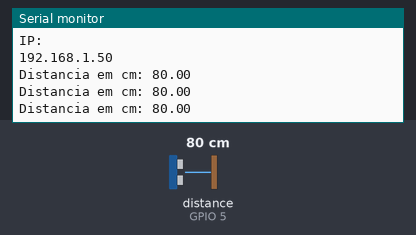
This sketch was run on a simulated ESP8266 (NodeMCU). On the bench: the last lines printed to the serial monitor. The inputs (shaded band) are chosen by the test bench; at power-on: distance to the obstacle (sensor on GPIO 5) 80 cm. The echo pulse lasts 58.3 µs per cm; WiFi joins after 1.5 s; servers stay silent unless stated; the ROS host is connected and sends only what is stated.

Above: at 2.7 s.
2.8 s: distance to the obstacle (sensor on GPIO 5) set to 2 cm
At 3.4 s:
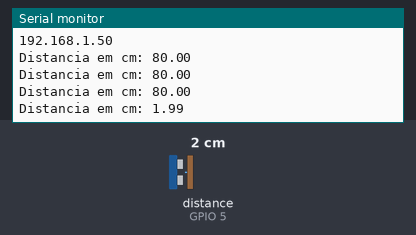
4.3 s: distance to the obstacle (sensor on GPIO 5) set to 4 cm
At 4.9 s:
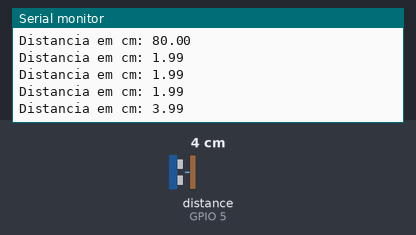
Timing chart, 0 to 7.3 s (numbered marks = the images above; inputs shaded):
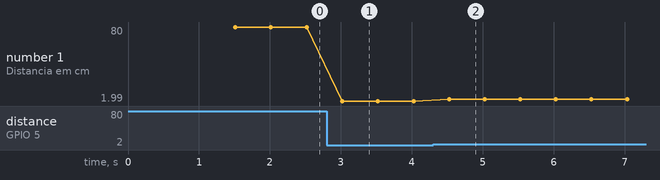

The sketch:

exemplo3-nodeMCU.ino
```cpp
#include <ESP8266WiFi.h>
#include <Ultrasonic.h>
#include <ros.h>
#include <std_msgs/Float64.h>

const char* ssid     = "Thebook";
const char* password = "Catapimbas06A@";
IPAddress server(192,168,0,107);
const uint16_t serverPort = 11411;

#define pino_trigger 4
#define pino_echo 5

Ultrasonic ultrasonic(pino_trigger, pino_echo);

ros::NodeHandle nh;

std_msgs::Float64 distance;

ros::Publisher pub("distance", &distance);

void setup()
{
  Serial.begin(115200);
  Serial.println();
  Serial.print("Connecting to ");
  Serial.println(ssid);

  WiFi.begin(ssid, password);
  while (WiFi.status() != WL_CONNECTED) {
    delay(500);
    Serial.print(".");
  }
  Serial.println("");
  Serial.println("WiFi conectado");
  Serial.println("IP: ");
  Serial.println(WiFi.localIP());

  nh.getHardware()->setConnection(server, serverPort);
  nh.initNode();
  nh.advertise(pub);
}

void loop()
{
  float cmMsec;
  long microsec = ultrasonic.timing();
  cmMsec = ultrasonic.convert(microsec, Ultrasonic::CM);
  Serial.print("Distancia em cm: ");
  Serial.println(cmMsec);

  if (nh.connected()) {
    distance.data = cmMsec;
    pub.publish( &distance );
  } else {
    Serial.println("Not Connected");
  }
  nh.spinOnce();
  delay(500);
}
```

Measured:
- after the input at 2.8 s, the serial monitor: prints a new line after 0.22 s (image 1)
- after the input at 4.3 s, the serial monitor: prints a new line after 0.23 s (image 2)
- plotted number 1: 80 → 1.99 after the input at 2.8 s, 1.99 → 3.99 after the input at 4.3 s
